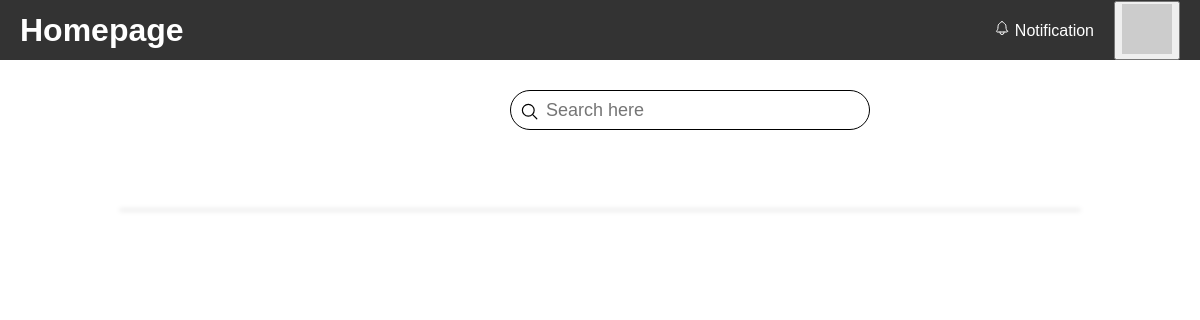
Before: /clientHomePage.php with the older database file.
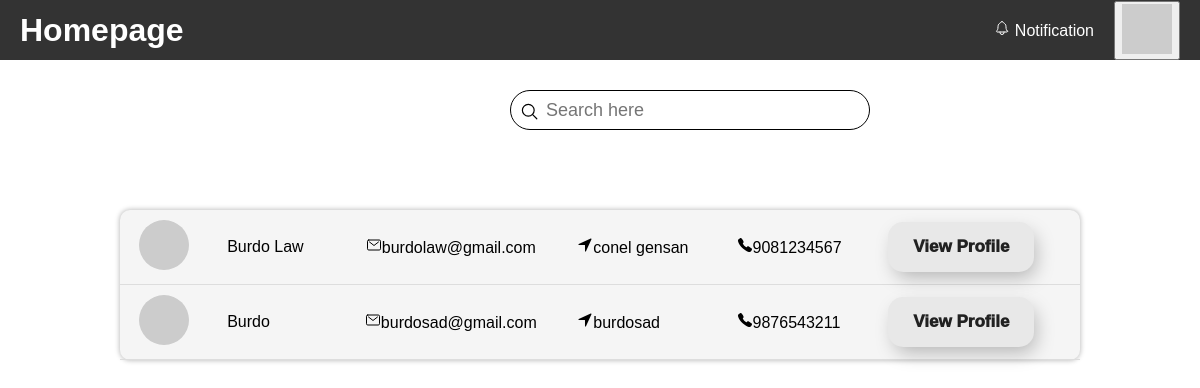
After: the same page with the newer database file.
### tables this page shows
CREATE TABLE `tbl_officecred` (
  `office_credid` int(11) NOT NULL,
  `office_id` int(11) NOT NULL,
  `office_address` varchar(244) NOT NULL,
  `office_contact` bigint(11) NOT NULL
);

CREATE TABLE `tbl_officeinfo` (
  `office_id` int(11) NOT NULL,
  `office_name` varchar(244) NOT NULL,
  `office_email` varchar(244) NOT NULL,
  `office_status` int(11) NOT NULL
);

### clientHomePage.php (the view, shortened to what this page needs)
<!DOCTYPE html>
<html>
  <head>
    <link rel="stylesheet" href="userHome.css">
  </head>
  <body>
    <div class="header">
      <h1>Homepage</h1>
      <div class="nav">
        <a href="#"><ion-icon name="notifications-outline"></ion-icon>Notification</a>
        <div class="dropdown">
          <button class="dropbtn">
            <img class="profile" src="https://picsum.photos/50" alt="Profile Picture">
          </button>
        </div>
      </div>
    </div>
    <div class="search">
        <label>
            <input type="text" placeholder="Search here" id="search-input">
            <ion-icon name="search-outline"></ion-icon>
        </label>
    </div>
    <table class="table" id="office-table">
    <?php
    include "dbconn.php";
    $sql = "SELECT tbl_officeinfo.office_name, tbl_officeinfo.office_email, tbl_officecred.office_address, tbl_officecred.office_contact
    FROM tbl_officeinfo
    JOIN tbl_officecred ON tbl_officeinfo.office_id = tbl_officecred.office_credid
    WHERE tbl_officeinfo.office_status = 1";
    $result = mysqli_query($conn, $sql);
    while($row = mysqli_fetch_assoc($result)){
      ?>
      <tr>
      <td><img src="https://picsum.photos/50" alt="Profile Picture"></td>
      <td><?php echo $row['office_name']?></td>
      <td><ion-icon name="mail-outline"></ion-icon><?php echo $row['office_email']?></td>
      <td><ion-icon name="navigate"></ion-icon><?php echo $row['office_address']?></td>
      <td><ion-icon name="call"></ion-icon><?php echo $row['office_contact']?></td>
      <td><button>View Profile</button></td>
      </tr>
      <?php
    }
    ?>
      </table>
    </body>
    </html>

Changed rows visible on the page:
added tbl_officecred: office.office_name "Burdo Law", office.office_email "burdolaw@gmail.com", office_address "conel gensan", office_contact "9081234567"
added tbl_officecred: office.office_name "Burdo", office.office_email "burdosad@gmail.com", office_address "burdosad", office_contact "9876543211"
